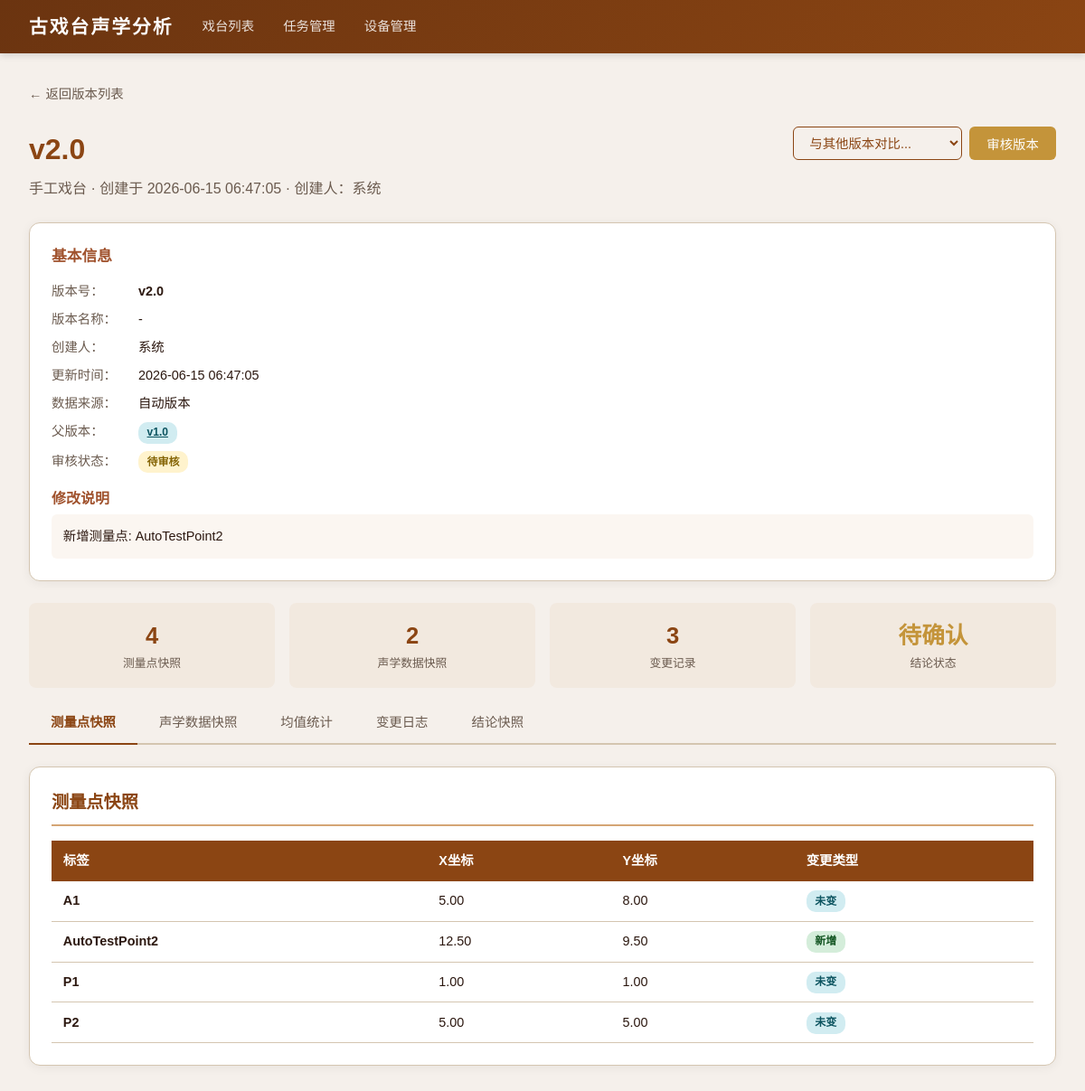
The page /stages/1/versions/5 on the database its author committed.
### tables this page shows
CREATE TABLE measurement_versions (
            id INTEGER PRIMARY KEY AUTOINCREMENT,
            stage_id INTEGER NOT NULL,
            version_number TEXT NOT NULL,
            version_name TEXT NOT NULL DEFAULT '',
            created_by TEXT NOT NULL DEFAULT '',
            update_time TIMESTAMP DEFAULT CURRENT_TIMESTAMP,
            modification_description TEXT NOT NULL DEFAULT '',
            data_source TEXT NOT NULL DEFAULT '',
            review_status TEXT NOT NULL DEFAULT 'pending',
            reviewed_by TEXT NOT NULL DEFAULT '',
            review_time TIMESTAMP,
            review_comment TEXT NOT NULL DEFAULT '',
            parent_version_id INTEGER,
            session_id INTEGER,
            conclusion_snapshot TEXT NOT NULL DEFAULT '',
            created_at TIMESTAMP DEFAULT CURRENT_TIMESTAMP,
            FOREIGN KEY (stage_id) REFERENCES stages(id) ON DELETE CASCADE,
            FOREIGN KEY (parent_version_id) REFERENCES measurement_versions(id) ON DELETE SET NULL,
            FOREIGN KEY (session_id) REFERENCES measurement_sessions(id) ON DELETE SET NULL,
            UNIQUE(stage_id, version_number)
        );

CREATE TABLE stages (
            id INTEGER PRIMARY KEY AUTOINCREMENT,
            name TEXT NOT NULL,
            location TEXT NOT NULL DEFAULT '',
            description TEXT NOT NULL DEFAULT '',
            plan_width REAL NOT NULL DEFAULT 20.0,
            plan_height REAL NOT NULL DEFAULT 15.0,
            created_at TIMESTAMP DEFAULT CURRENT_TIMESTAMP
        );

CREATE TABLE version_point_snapshots (
            id INTEGER PRIMARY KEY AUTOINCREMENT,
            version_id INTEGER NOT NULL,
            point_id INTEGER,
            label TEXT NOT NULL,
            x REAL NOT NULL,
            y REAL NOT NULL,
            change_type TEXT NOT NULL DEFAULT 'unchanged',
            FOREIGN KEY (version_id) REFERENCES measurement_versions(id) ON DELETE CASCADE,
            FOREIGN KEY (point_id) REFERENCES measurement_points(id) ON DELETE SET NULL
        );

### app/routers/versions.py (the view)
@router.get("/stages/{stage_id}/versions/{version_id}", response_class=HTMLResponse)
def version_detail(request: Request, stage_id: int, version_id: int, db=Depends(get_db)):
    cursor = db.cursor()
    cursor.execute("SELECT * FROM stages WHERE id = ?", (stage_id,))
    stage = cursor.fetchone()
    if not stage:
        raise HTTPException(status_code=404, detail="戏台不存在")
    stage = dict(stage)
    cursor.execute("""
        SELECT mv.*, pv.version_number as parent_version_number
        FROM measurement_versions mv
        LEFT JOIN measurement_versions pv ON mv.parent_version_id = pv.id
        WHERE mv.id = ? AND mv.stage_id = ?
    """, (version_id, stage_id))
    version = cursor.fetchone()
    if not version:
        raise HTTPException(status_code=404, detail="版本不存在")
    version = dict(version)
    status_map = {
        "pending": "待审核",
        "approved": "已通过",
        "rejected": "已驳回"
    }
    version["review_status_text"] = status_map.get(version["review_status"], version["review_status"])
    cursor.execute(
        "SELECT * FROM version_point_snapshots WHERE version_id = ? ORDER BY label",
        (version_id,)
    )
    point_snapshots = [dict(row) for row in cursor.fetchall()]
    cursor.execute(
        "SELECT * FROM version_acoustic_snapshots WHERE version_id = ? ORDER BY point_label",
        (version_id,)
    )
    acoustic_snapshots = [dict(row) for row in cursor.fetchall()]
    statistics = compute_statistics(acoustic_snapshots)
    cursor.execute(
        "SELECT * FROM version_change_logs WHERE version_id = ? ORDER BY created_at",
        (version_id,)
    )
    change_logs = [dict(row) for row in cursor.fetchall()]
    conclusion_data = None
    if version["conclusion_snapshot"]:
        try:
            conclusion_data = json.loads(version["conclusion_snapshot"])
        except:
            conclusion_data = None
    cursor.execute("""
        SELECT mv.id, mv.version_number, mv.version_name, mv.created_at
        FROM measurement_versions mv
        WHERE mv.stage_id = ? AND mv.id != ?
        ORDER BY mv.created_at DESC
    """, (stage_id, version_id))
    other_versions = [dict(row) for row in cursor.fetchall()]
    return templates.TemplateResponse("version_detail.html", {
        "request": request, "stage": stage, "version": version,
        "point_snapshots": point_snapshots, "acoustic_snapshots": acoustic_snapshots,
        "statistics": statistics, "change_logs": change_logs,
        "conclusion_data": conclusion_data, "other_versions": other_versions
    })

### app/templates/version_detail.html (shortened to what this page needs)
{% extends "base.html" %}
{% block content %}
<div style="margin-bottom:1.5rem;">
    <a href="/stages/{{ stage.id }}/versions" style="color:var(--text-light);text-decoration:none;font-size:0.9rem;">← 返回版本列表</a>
</div>
<div style="display:flex;justify-content:space-between;align-items:flex-start;margin-bottom:1.5rem;gap:1rem;flex-wrap:wrap;">
    <div>
        <h1 style="color:var(--primary);margin-bottom:0.3rem;">
            {{ version.version_number }}
        </h1>
        <p style="color:var(--text-light);">
            {{ stage.name }} · 创建于 {{ version.created_at }}
            {% if version.created_by %} · 创建人：{{ version.created_by }}{% endif %}
        </p>
    </div>
    <div class="actions">
        {% if other_versions|length >= 1 %}
        <select id="compareSelect" class="btn btn-outline" style="padding:0.4rem 0.8rem;" onchange="handleCompare(this)">
            <option value="">与其他版本对比...</option>
        </select>
        {% endif %}
        <button class="btn btn-warning" onclick="document.getElementById('reviewModal').style.display='flex'">审核版本</button>
    </div>
</div>
<div class="card">
    <div style="display:flex;justify-content:space-between;align-items:flex-start;flex-wrap:wrap;gap:1rem;">
        <div style="flex:1;min-width:250px;">
            <h3>基本信息</h3>
            <div style="display:grid;grid-template-columns:auto 1fr;gap:0.5rem 1.5rem;font-size:0.9rem;">
                <span style="color:var(--text-light);">版本号：</span><span style="font-weight:600;">{{ version.version_number }}</span>
                <span style="color:var(--text-light);">版本名称：</span><span>{{ version.version_name or '-' }}</span>
                <span style="color:var(--text-light);">创建人：</span><span>{{ version.created_by or '-' }}</span>
                <span style="color:var(--text-light);">更新时间：</span><span>{{ version.update_time }}</span>
                <span style="color:var(--text-light);">数据来源：</span><span>{{ version.data_source or '-' }}</span>
                <span style="color:var(--text-light);">父版本：</span>
                <span>
                    {% if version.parent_version_number %}
                    <a href="/stages/{{ stage.id }}/versions/{{ version.parent_version_id }}" class="badge badge-info">{{ version.parent_version_number }}</a>
                    {% else %}
                    <span class="missing-indicator">初始版本</span>
                    {% endif %}
                </span>
                <span style="color:var(--text-light);">审核状态：</span>
                <span>
                    {% if version.review_status == 'pending' %}
                    <span class="badge badge-warning">待审核</span>
                    {% elif version.review_status == 'approved' %}
                    <span class="badge badge-success">已通过</span>
                    {% elif version.review_status == 'rejected' %}
                    <span class="badge badge-danger">已驳回</span>
                    {% endif %}
                </span>
            </div>
            {% if version.modification_description %}
            <div style="margin-top:1rem;">
                <h4 style="color:var(--primary-light);margin-bottom:0.3rem;">修改说明</h4>
                <p style="background:rgba(212,165,116,0.1);padding:0.8rem;border-radius:6px;font-size:0.9rem;">
                    {{ version.modification_description }}
                </p>
            </div>
            {% endif %}
        </div>
    </div>
</div>
<div class="stat-grid">
    <div class="stat-item">
        <div class="stat-value">{{ point_snapshots|length }}</div>
        <div class="stat-label">测量点快照</div>
    </div>
    <div class="stat-item">
        <div class="stat-value">{{ acoustic_snapshots|length }}</div>
        <div class="stat-label">声学数据快照</div>
    </div>
    <div class="stat-item">
        <div class="stat-value">{{ change_logs|length }}</div>
        <div class="stat-label">变更记录</div>
    </div>
    <div class="stat-item">
        <div class="stat-value">
            {% if conclusion_data %}
                {% if conclusion_data.is_confirmed %}
                <span style="color:var(--success);">已确认</span>
                {% else %}
                <span style="color:var(--warning);">待确认</span>
                {% endif %}
            {% else %}
            <span style="color:var(--text-light);">无</span>
            {% endif %}
        </div>
        <div class="stat-label">结论状态</div>
    </div>
</div>
<div class="tab-bar">
    <a href="javascript:void(0)" class="active" onclick="showVerTab(event, 'points')">测量点快照</a>
    <a href="javascript:void(0)" onclick="showVerTab(event, 'acoustic')">声学数据快照</a>
    <a href="javascript:void(0)" onclick="showVerTab(event, 'stats')">均值统计</a>
    <a href="javascript:void(0)" onclick="showVerTab(event, 'changelog')">变更日志</a>
    <a href="javascript:void(0)" onclick="showVerTab(event, 'conclusion')">结论快照</a>
</div>
<div id="tab-points" class="ver-tab">
    <div class="card">
        <h2>测量点快照</h2>
        {% if point_snapshots %}
        <table>
            <thead>
                <tr>
                    <th>标签</th>
                    <th>X坐标</th>
                    <th>Y坐标</th>
                    <th>变更类型</th>
                </tr>
            </thead>
            <tbody>
                {% for p in point_snapshots %}
                <tr>
                    <td style="font-weight:600;">{{ p.label }}</td>
                    <td>{{ '%.2f'|format(p.x) }}</td>
                    <td>{{ '%.2f'|format(p.y) }}</td>
                    <td>
                        {% if p.change_type == 'added' %}
                        <span class="badge badge-success">新增</span>
                        {% elif p.change_type == 'modified' %}
                        <span class="badge badge-warning">修改</span>
                        {% elif p.change_type == 'removed' %}
                        <span class="badge badge-danger">删除</span>
                        {% else %}
                        <span class="badge badge-info">未变</span>
                        {% endif %}
                    </td>
                </tr>
                {% endfor %}
            </tbody>
        </table>
        {% else %}
        <p style="color:var(--text-light);text-align:center;">暂无测量点数据</p>
        {% endif %}
    </div>
</div>
{% endblock %}

### app/templates/base.html (style rules this page uses)
:root { --primary: #8B4513; --primary-light: #A0522D; --primary-dark: #6B3410; --accent: #D4A574; --bg: #F5F0EB; --card-bg: #FFFFFF; --text: #2C1810; --text-light: #6B5B4F; --border: #D4C5B0; --success: #4A7C59; --warning: #C4943A; --danger: #9B3B3B; --info: #4A6B8A; }
* { margin: 0; padding: 0; box-sizing: border-box; }
body { font-family: "PingFang SC", "Microsoft YaHei", "Hiragino Sans GB", sans-serif; background: var(--bg); color: var(--text); line-height: 1.6; }
.card { background: var(--card-bg); border-radius: 12px; box-shadow: 0 2px 12px rgba(0,0,0,0.06); padding: 1.5rem; margin-bottom: 1.5rem; border: 1px solid var(--border); }
.card h2 { color: var(--primary); margin-bottom: 1rem; padding-bottom: 0.5rem; border-bottom: 2px solid var(--accent); font-size: 1.2rem; }
.card h3 { color: var(--primary-light); margin-bottom: 0.8rem; font-size: 1.05rem; }
.btn { display: inline-block; padding: 0.5rem 1.2rem; border-radius: 6px; border: none; cursor: pointer; font-size: 0.9rem; text-decoration: none; transition: all 0.2s; font-family: inherit; }
.btn-warning { background: var(--warning); color: white; }
.btn-outline { background: transparent; border: 1px solid var(--primary); color: var(--primary); }
table { width: 100%; border-collapse: collapse; font-size: 0.9rem; }
table th { background: var(--primary); color: white; padding: 0.7rem 0.8rem; text-align: left; font-weight: 600; }
table td { padding: 0.6rem 0.8rem; border-bottom: 1px solid var(--border); }
.badge { display: inline-block; padding: 0.15rem 0.6rem; border-radius: 10px; font-size: 0.75rem; font-weight: 600; }
.badge-success { background: #d4edda; color: #155724; }
.badge-warning { background: #fff3cd; color: #856404; }
.badge-info { background: #d1ecf1; color: #0c5460; }
.actions { display: flex; gap: 0.5rem; flex-wrap: wrap; }
.stat-grid { display: grid; grid-template-columns: repeat(auto-fit, minmax(180px, 1fr)); gap: 1rem; margin-bottom: 1rem; }
.stat-item { text-align: center; padding: 1rem; background: rgba(212,165,116,0.1); border-radius: 8px; }
.stat-value { font-size: 1.6rem; font-weight: 700; color: var(--primary); }
.stat-label { font-size: 0.8rem; color: var(--text-light); }
.tab-bar { display: flex; gap: 0; margin-bottom: 1.5rem; border-bottom: 2px solid var(--border); }
.tab-bar a { padding: 0.7rem 1.5rem; text-decoration: none; color: var(--text-light); font-size: 0.9rem; border-bottom: 2px solid transparent; margin-bottom: -2px; transition: all 0.2s; }
.tab-bar a.active { color: var(--primary); border-bottom-color: var(--primary); font-weight: 600; }

### rows shown on the page
measurement_versions: version_number "v2.0", created_at "2026-06-15 06:47:05", created_by "系统", version_name "-", update_time "2026-06-15 06:47:05", data_source "自动版本", modification_description "新增测量点: AutoTestPoint2"
stages: name "手工戏台"
measurement_versions: parent_version_number "v1.0"
version_point_snapshots: label "A1", x "5.00", y "8.00", change_type "未变"
version_point_snapshots: label "AutoTestPoint2", x "12.50", y "9.50", change_type "新增"
version_point_snapshots: label "P1", x "1.00", y "1.00", change_type "未变"
version_point_snapshots: label "P2", x "5.00", y "5.00", change_type "未变"

### other values the page prints
{{ point_snapshots|length }} "4"
{{ acoustic_snapshots|length }} "2"
{{ change_logs|length }} "3"
